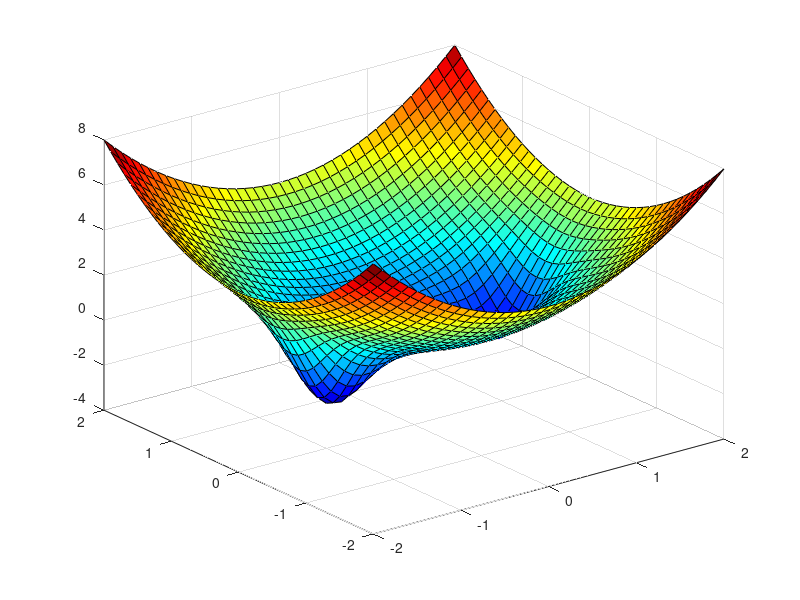

Source code (MATLAB):
f = @(x1, x2) -2 .* exp(-((x1 - 1).^2 + x2.^2) ./ .2) + -3 .* exp(-((x1 + 1).^2 + x2.^2) ./ .2) + x1.^2 + x2.^2;
[X_3, Y_3] = meshgrid(-2:0.1:2);
z = f(X_3, Y_3);
colormap(jet);
surf(X_3, Y_3, z);
